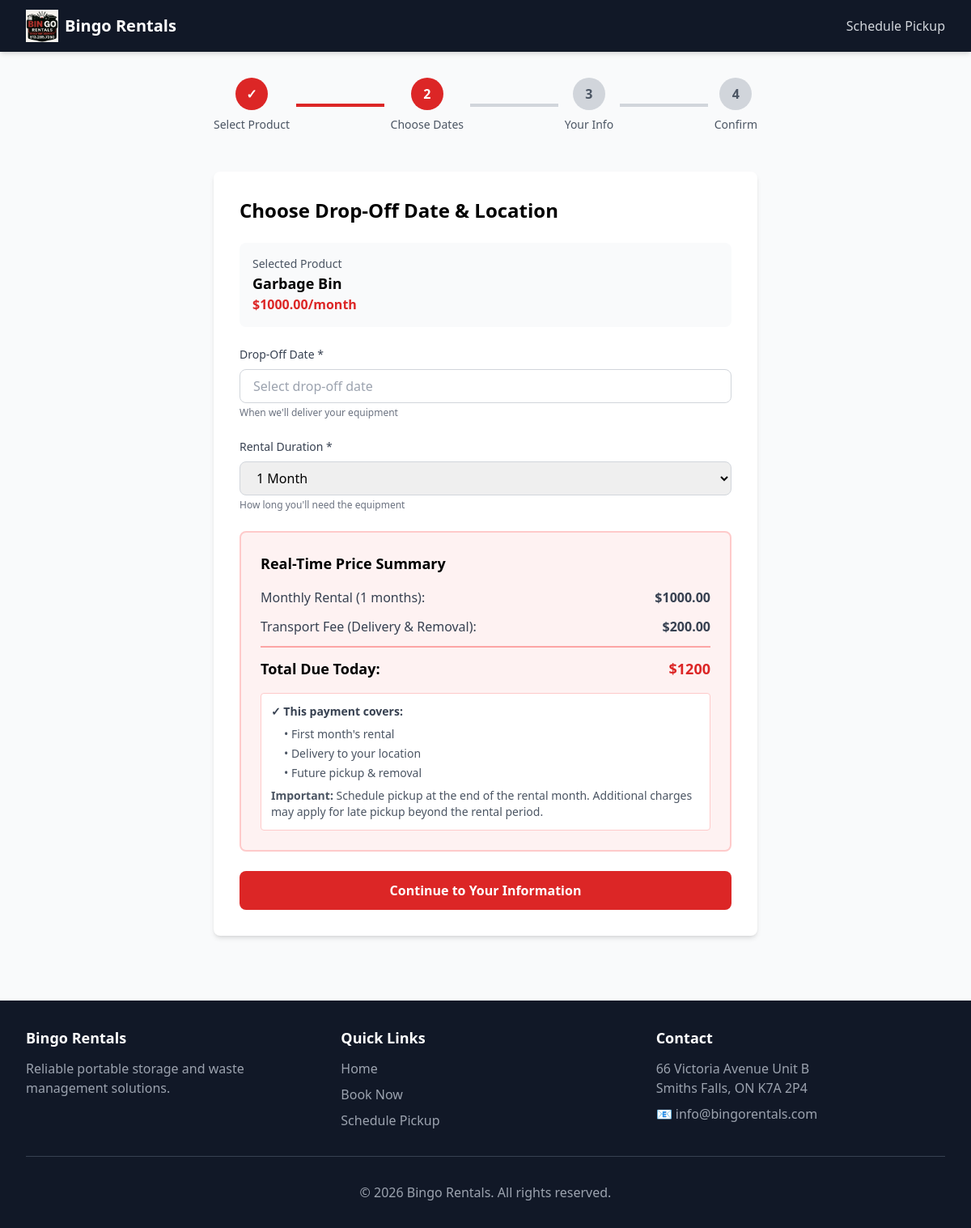
Page /booking/product/garbage-bin/ on the committed database.
### products/models.py (models this page shows, shortened)
class Product(models.Model):
    name = models.CharField(max_length=200)
    slug = models.SlugField(unique=True, blank=True)
    category = models.CharField(
        max_length=20,
        choices=ProductCategory.choices
    )
    description = models.TextField()
    size_description = models.CharField(
        max_length=100,
        help_text="e.g., '8ft or 16ft Units' or '10-Yard Dumpster'"
    )
    monthly_rate = models.DecimalField(
        max_digits=10,
        decimal_places=2,
        validators=[MinValueValidator(0)]
    )
    image = CloudinaryField('image', folder='bingo-rentals/products')
    stock_quantity = models.IntegerField(
        default=0,
        validators=[MinValueValidator(0)],
        help_text="Total available units"
    )
    is_active = models.BooleanField(default=True)
    created_at = models.DateTimeField(auto_now_add=True)
    updated_at = models.DateTimeField(auto_now=True)
    class Meta:
        ordering = ['category', 'name']

class PricingSetting(models.Model):
    transport_fee = models.DecimalField(
        max_digits=10,
        decimal_places=2,
        default=80.00,
        help_text="Flat fee for delivery and removal (covers both)"
    )
    delivery_fee = models.DecimalField(
        max_digits=10,
        decimal_places=2,
        default=79.00,
        blank=True,
        null=True,
        help_text="Legacy - use transport_fee instead"
    )
    pickup_fee = models.DecimalField(
        max_digits=10,
        decimal_places=2,
        default=79.00,
        blank=True,
        null=True,
        help_text="Legacy - use transport_fee instead"
    )
    updated_at = models.DateTimeField(auto_now=True)
    updated_by = models.CharField(max_length=100, blank=True)
    class Meta:
        verbose_name = "Pricing Setting"
        verbose_name_plural = "Pricing Settings"
    @classmethod
    def get_settings(cls):
        obj, created = cls.objects.get_or_create(pk=1)
        return obj

### bookings/views.py (the view, shortened to what this page needs)
# urls.py: path('product/<slug:product_slug>/', views.select_dates, name='select_dates'),
def select_dates(request, product_slug):
    product = get_object_or_404(Product, slug=product_slug, is_active=True)
    pricing = PricingSetting.get_settings()
    blackout_dates = list(
        BlackoutDate.objects.filter(
            Q(product=product) | Q(product__isnull=True)
        ).values_list('date', flat=True)
    )
    blackout_dates_json = json.dumps(
        [date.isoformat() for date in blackout_dates]
    )
    context = {
        'product': product,
        'pricing': pricing,
        'blackout_dates': blackout_dates_json,
        'min_date': (timezone.now() + timedelta(days=1)).date().isoformat(),
        'page_title': f'Book {product.name}'
    }
    return render(request, 'booking/select_dates.html', context)

### templates/booking/select_dates.html (shortened to what this page needs)
{% extends 'base.html' %}
{% block extra_head %}
<link rel="stylesheet" href="https://cdn.jsdelivr.net/npm/flatpickr/dist/flatpickr.min.css">
{% endblock %}
{% block content %}
<div class="max-w-2xl mx-auto">
    <div class="mb-12">
        <div class="flex items-center justify-between">
            <div class="flex flex-col items-center">
                <div class="w-10 h-10 bg-red-600 rounded-full flex items-center justify-center text-white font-bold">✓</div>
                <p class="text-sm text-gray-600 mt-2">Select Product</p>
            </div>
            <div class="flex-1 h-1 bg-red-600 mx-2"></div>
            <div class="flex flex-col items-center">
                <div class="w-10 h-10 bg-red-600 rounded-full flex items-center justify-center text-white font-bold">2</div>
                <p class="text-sm text-gray-600 mt-2">Choose Dates</p>
            </div>
            <div class="flex-1 h-1 bg-gray-300 mx-2"></div>
            <div class="flex flex-col items-center">
                <div class="w-10 h-10 bg-gray-300 rounded-full flex items-center justify-center text-gray-600 font-bold">3</div>
                <p class="text-sm text-gray-600 mt-2">Your Info</p>
            </div>
            <div class="flex-1 h-1 bg-gray-300 mx-2"></div>
            <div class="flex flex-col items-center">
                <div class="w-10 h-10 bg-gray-300 rounded-full flex items-center justify-center text-gray-600 font-bold">4</div>
                <p class="text-sm text-gray-600 mt-2">Confirm</p>
            </div>
        </div>
    </div>
    <div class="bg-white rounded-lg shadow-md p-8">
        <h2 class="text-2xl font-bold mb-6">Choose Drop-Off Date & Location</h2>
        <form method="post" id="dates-form">
            <div class="bg-gray-50 p-4 rounded-lg mb-6">
                <p class="text-sm text-gray-600">Selected Product</p>
                <p class="text-lg font-semibold">{{ product.name }}</p>
                <p class="text-red-600 font-bold">${{ product.monthly_rate }}/month</p>
            </div>
            <div class="mb-6">
                <label class="block text-sm font-medium text-gray-700 mb-2">Drop-Off Date *</label>
                <input type="text"
                       name="drop_off_date"
                       id="drop_off_date"
                       class="w-full px-4 py-2 border border-gray-300 rounded-lg focus:ring-2 focus:ring-red-500 focus:border-transparent"
                       placeholder="Select drop-off date"
                       required>
                <p class="text-xs text-gray-500 mt-1">When we'll deliver your equipment</p>
            </div>
            <div class="mb-6">
                <label class="block text-sm font-medium text-gray-700 mb-2">Rental Duration *</label>
                <select name="rental_months"
                        id="rental_months"
                        class="w-full px-4 py-2 border border-gray-300 rounded-lg focus:ring-2 focus:ring-red-500 focus:border-transparent">
                    <option value="1">1 Month</option>
                </select>
                <p class="text-xs text-gray-500 mt-1">How long you'll need the equipment</p>
            </div>
            <div class="bg-red-50 p-6 rounded-lg mb-6 border-2 border-red-200">
                <h3 class="font-bold text-lg mb-4">Real-Time Price Summary</h3>
                <div class="space-y-3">
                    <div class="flex justify-between text-gray-700">
                        <span>Monthly Rental (<span id="months">1</span> month<span id="month-s">s</span>):</span>
                        <span class="font-semibold">$<span id="monthly-cost">{{ product.monthly_rate }}</span></span>
                    </div>
                    <div class="flex justify-between text-gray-700">
                        <span>Transport Fee (Delivery & Removal):</span>
                        <span class="font-semibold">${{ pricing.transport_fee }}</span>
                    </div>
                    <div class="border-t-2 border-red-300 pt-3 mt-3">
                        <div class="flex justify-between text-lg">
                            <span class="font-bold">Total Due Today:</span>
                            <span class="font-bold text-red-600">$<span id="total">{{ pricing.transport_fee|add:product.monthly_rate }}</span></span>
                        </div>
                    </div>
                </div>
                <div class="mt-4 p-3 bg-white rounded border border-red-200">
                    <p class="text-sm text-gray-700 mb-2">
                        <strong>✓ This payment covers:</strong>
                    </p>
                    <ul class="text-sm text-gray-600 space-y-1 ml-4">
                        <li>• First month's rental</li>
                        <li>• Delivery to your location</li>
                        <li>• Future pickup & removal</li>
                    </ul>
                    <p class="text-sm text-gray-600 mt-2">
                        <strong>Important:</strong> Schedule pickup at the end of the rental month. Additional charges may apply for late pickup beyond the rental period.
                    </p>
                </div>
            </div>
            <button type="submit"
                    class="w-full bg-red-600 text-white py-3 rounded-lg font-semibold hover:bg-red-700 transition">
                Continue to Your Information
            </button>
        </form>
    </div>
</div>
{% endblock %}

### rows in the picture
Product: name "Garbage Bin", monthly_rate "1000.00"
PricingSetting: transport_fee "200.00", transport_fee|add "1200"
